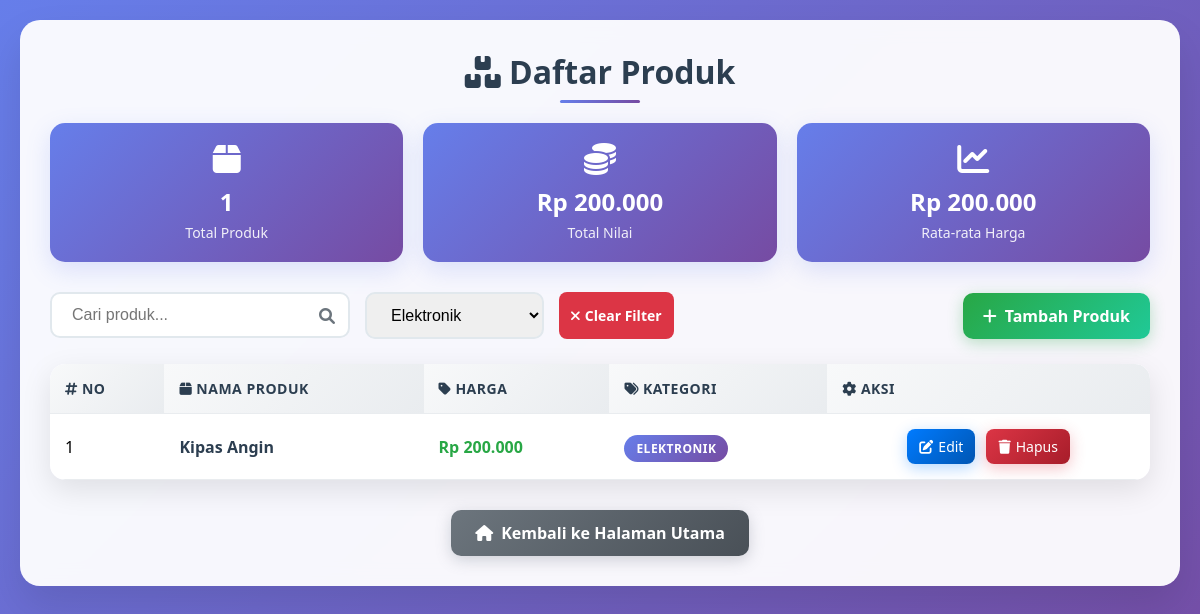
Screenshot of /jual/produk/index.php?kategori=3 with the database file from the repository.
### tables this page shows
CREATE TABLE IF NOT EXISTS produk (
    id INT AUTO_INCREMENT PRIMARY KEY,
    nama VARCHAR(100) NOT NULL,
    harga INT NOT NULL,
    kategori_id INT,
    FOREIGN KEY (kategori_id) REFERENCES kategori(id) ON DELETE SET NULL
);

CREATE TABLE IF NOT EXISTS kategori (
    id INT AUTO_INCREMENT PRIMARY KEY,
    nama VARCHAR(100) NOT NULL
);

### jual/produk/index.php (the view, shortened to what this page needs)
<?php
include '../config/koneksi.php';
$limit = 10;
$page = isset($_GET['page']) ? (int)$_GET['page'] : 1;
$offset = ($page - 1) * $limit;
$search = isset($_GET['search']) ? mysqli_real_escape_string($koneksi, $_GET['search']) : '';
$kategori_filter = isset($_GET['kategori']) ? (int)$_GET['kategori'] : '';
$where_conditions = [];
if (!empty($kategori_filter)) {
    $where_conditions[] = "produk.kategori_id = $kategori_filter";
}
$where_clause = !empty($where_conditions) ? "WHERE " . implode(" AND ", $where_conditions) : "";
$query = "SELECT produk.*, kategori.nama AS kategori_nama
          FROM produk
          LEFT JOIN kategori ON produk.kategori_id = kategori.id
          $where_clause
          ORDER BY produk.id DESC
          LIMIT $limit OFFSET $offset";
$result = mysqli_query($koneksi, $query);
$kategori_query = "SELECT * FROM kategori ORDER BY nama ASC";
$kategori_result = mysqli_query($koneksi, $kategori_query);
$stats_query = "SELECT
                  COUNT(*) as total_produk,
                  COALESCE(SUM(harga), 0) as total_nilai,
                  COALESCE(AVG(harga), 0) as rata_harga
                FROM produk $where_clause";
$stats_result = mysqli_query($koneksi, $stats_query);
$stats = mysqli_fetch_assoc($stats_result);
?>
<!DOCTYPE html>
<html lang="id">
<head>
    <link href="https://cdnjs.cloudflare.com/ajax/libs/font-awesome/6.0.0/css/all.min.css" rel="stylesheet">
</head>
<body>
<div class="container">
  <h2><i class="fas fa-boxes"></i> Daftar Produk</h2>
  <div class="stats-grid">
    <div class="stat-card">
      <i class="fas fa-box"></i>
      <h3><?php echo number_format($stats['total_produk']); ?></h3>
      <p>Total Produk</p>
    </div>
    <div class="stat-card">
      <i class="fas fa-coins"></i>
      <h3>Rp <?php echo number_format($stats['total_nilai'], 0, ',', '.'); ?></h3>
      <p>Total Nilai</p>
    </div>
    <div class="stat-card">
      <i class="fas fa-chart-line"></i>
      <h3>Rp <?php echo number_format($stats['rata_harga'], 0, ',', '.'); ?></h3>
      <p>Rata-rata Harga</p>
    </div>
  </div>
  <div class="controls">
    <div class="search-filter">
      <form method="GET" style="display: flex; gap: 15px; flex-wrap: wrap;">
        <div class="search-box">
          <input type="text" name="search" placeholder="Cari produk..." value="<?php echo htmlspecialchars($search); ?>">
          <i class="fas fa-search"></i>
        </div>
        <select name="kategori" class="filter-select" onchange="this.form.submit()">
          <?php while ($kategori = mysqli_fetch_assoc($kategori_result)): ?>
            <option value="<?php echo $kategori['id']; ?>" <?php echo ($kategori_filter == $kategori['id']) ? 'selected' : ''; ?>>
              <?php echo htmlspecialchars($kategori['nama']); ?>
            </option>
          <?php endwhile; ?>
        </select>
      </form>
      <?php if (!empty($search) || !empty($kategori_filter)): ?>
        <a href="index.php" class="clear-filter">
          <i class="fas fa-times"></i> Clear Filter
        </a>
      <?php endif; ?>
    </div>
    <a href="tambah.php" class="btn-add">
      <i class="fas fa-plus"></i> Tambah Produk
    </a>
  </div>
  <div class="table-wrapper">
    <table>
      <thead>
        <tr>
          <th><i class="fas fa-hashtag"></i> No</th>
          <th><i class="fas fa-box"></i> Nama Produk</th>
          <th><i class="fas fa-tag"></i> Harga</th>
          <th><i class="fas fa-tags"></i> Kategori</th>
          <th><i class="fas fa-cog"></i> Aksi</th>
        </tr>
      </thead>
      <tbody>
        <?php if (mysqli_num_rows($result) > 0): ?>
          <?php
          $no = $offset + 1;
          while ($row = mysqli_fetch_assoc($result)):
          ?>
            <tr>
              <td><?php echo $no; ?></td>
              <td class="product-name"><?php echo htmlspecialchars($row['nama']); ?></td>
              <td class="price">Rp <?php echo number_format($row['harga'], 0, ',', '.'); ?></td>
              <td>
                <?php if ($row['kategori_nama']): ?>
                  <span class="category-badge"><?php echo htmlspecialchars($row['kategori_nama']); ?></span>
                <?php else: ?>
                  <span style="color: #6c757d; font-style: italic;">Tidak ada kategori</span>
                <?php endif; ?>
              </td>
              <td>
                <div class="action-buttons">
                  <a href="edit.php?id=<?php echo $row['id']; ?>" class="btn-action btn-edit">
                    <i class="fas fa-edit"></i> Edit
                  </a>
                  <a href="hapus.php?id=<?php echo $row['id']; ?>" class="btn-action btn-delete"
                     onclick="return confirm('Apakah Anda yakin ingin menghapus produk \'<?php echo htmlspecialchars($row['nama']); ?>\'?')">
                    <i class="fas fa-trash"></i> Hapus
                  </a>
                </div>
              </td>
            </tr>
          <?php
          $no++;
          endwhile;
          ?>
        <?php endif; ?>
      </tbody>
    </table>
  </div>
  <div class="back-home">
    <a href="../index.php" class="btn-home">
      <i class="fas fa-home"></i> Kembali ke Halaman Utama
    </a>
  </div>
</div>
</body>
</html>

### jual/produk/index.php (style rules this page uses)
* { margin: 0; padding: 0; box-sizing: border-box; }
body { font-family: 'Segoe UI', Tahoma, Geneva, Verdana, sans-serif; background: linear-gradient(135deg, #667eea 0%, #764ba2 100%); min-height: 100vh; padding: 20px; }
.container { max-width: 1200px; margin: 0 auto; background: rgba(255, 255, 255, 0.95); backdrop-filter: blur(10px); border-radius: 20px; padding: 30px; box-shadow: 0 20px 40px rgba(0, 0, 0, 0.1); }
h2 { text-align: center; color: #2c3e50; margin-bottom: 30px; font-size: 32px; font-weight: 700; position: relative; }
h2::after { content: ''; position: absolute; bottom: -10px; left: 50%; transform: translateX(-50%); width: 80px; height: 3px; background: linear-gradient(90deg, #667eea, #764ba2); border-radius: 2px; }
.stats-grid { display: grid; grid-template-columns: repeat(auto-fit, minmax(200px, 1fr)); gap: 20px; margin-bottom: 30px; }
.stat-card { background: linear-gradient(135deg, #667eea 0%, #764ba2 100%); color: white; padding: 20px; border-radius: 15px; text-align: center; box-shadow: 0 8px 25px rgba(102, 126, 234, 0.2); transition: transform 0.3s ease; }
.stat-card i { font-size: 32px; margin-bottom: 10px; }
.stat-card h3 { font-size: 24px; margin-bottom: 5px; }
.stat-card p { font-size: 14px; opacity: 0.9; }
.controls { display: flex; justify-content: space-between; align-items: center; margin-bottom: 25px; flex-wrap: wrap; gap: 15px; }
.search-filter { display: flex; gap: 15px; flex-wrap: wrap; }
.search-box { position: relative; }
.search-box input { padding: 12px 45px 12px 20px; border: 2px solid #e1e8ed; border-radius: 10px; font-size: 16px; width: 300px; transition: all 0.3s ease; }
.search-box i { position: absolute; right: 15px; top: 50%; transform: translateY(-50%); color: #6c757d; }
.filter-select { padding: 12px 20px; border: 2px solid #e1e8ed; border-radius: 10px; font-size: 16px; cursor: pointer; transition: all 0.3s ease; }
.btn-add { text-decoration: none; color: white; background: linear-gradient(135deg, #28a745 0%, #20c997 100%); padding: 12px 20px; border-radius: 10px; font-size: 16px; font-weight: 600; transition: all 0.3s ease; display: inline-flex; align-items: center; gap: 8px; box-shadow: 0 4px 15px rgba(40, 167, 69, 0.3); }
.table-wrapper { overflow-x: auto; border-radius: 15px; box-shadow: 0 10px 30px rgba(0, 0, 0, 0.1); }
table { width: 100%; border-collapse: collapse; background-color: #fff; border-radius: 15px; overflow: hidden; }
table th, table td { padding: 15px; text-align: left; border-bottom: 1px solid #e9ecef; }
table th { background: linear-gradient(135deg, #f8f9fa 0%, #e9ecef 100%); color: #2c3e50; font-weight: 600; text-transform: uppercase; font-size: 14px; letter-spacing: 0.5px; }
.product-name { font-weight: 600; color: #2c3e50; }
.price { font-weight: 700; color: #28a745; font-size: 16px; }
.category-badge { background: linear-gradient(135deg, #667eea 0%, #764ba2 100%); color: white; padding: 5px 12px; border-radius: 20px; font-size: 12px; font-weight: 600; text-transform: uppercase; letter-spacing: 0.5px; }
.btn-action { padding: 8px 12px; border-radius: 8px; color: white; text-decoration: none; font-size: 14px; margin: 0 3px; transition: all 0.3s ease; display: inline-flex; align-items: center; gap: 5px; font-weight: 500; }
.btn-edit { background: linear-gradient(135deg, #007bff 0%, #0056b3 100%); box-shadow: 0 4px 15px rgba(0, 123, 255, 0.3); }
.btn-delete { background: linear-gradient(135deg, #dc3545 0%, #a71d2a 100%); box-shadow: 0 4px 15px rgba(220, 53, 69, 0.3); }
.back-home { text-align: center; margin-top: 30px; }
.btn-home { text-decoration: none; background: linear-gradient(135deg, #6c757d 0%, #495057 100%); color: white; padding: 12px 24px; border-radius: 10px; font-weight: 600; transition: all 0.3s ease; display: inline-flex; align-items: center; gap: 8px; box-shadow: 0 4px 15px rgba(108, 117, 125, 0.3); }
.clear-filter { background: #dc3545; color: white; padding: 8px 12px; border-radius: 8px; text-decoration: none; font-size: 14px; font-weight: 600; transition: all 0.3s ease; display: inline-flex; align-items: center; gap: 5px; }
.action-buttons { display: flex; gap: 5px; justify-content: center; }

### rows the page displays
produk: nama "Kipas Angin", harga "200.000", kategori.nama "ELEKTRONIK"

### other values shown
$stats['total_produk'] "1"
$stats['total_nilai'] "200.000"
$stats['rata_harga'] "200.000"
form field kategori "Elektronik"
